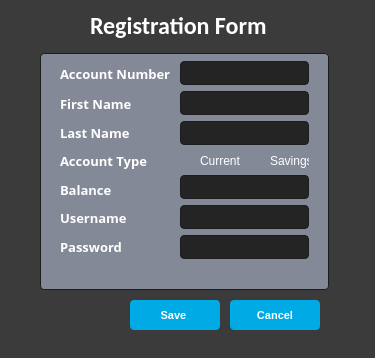
<?xml version="1.0" encoding="UTF-8"?>
<ui version="4.0">
 <class>newClient</class>
 <widget class="QDialog" name="newClient">
  <property name="geometry">
   <rect>
    <x>0</x>
    <y>0</y>
    <width>375</width>
    <height>358</height>
   </rect>
  </property>
  <property name="maximumSize">
   <size>
    <width>16777215</width>
    <height>16777215</height>
   </size>
  </property>
  <property name="font">
   <font>
    <family>MS Sans Serif</family>
    <pointsize>10</pointsize>
   </font>
  </property>
  <property name="windowTitle">
   <string>Registration for New Customers </string>
  </property>
  <property name="styleSheet">
   <string notr="true">QWidget
{
    background-color:	#3b3b3b;

	color: #fff;
	selection-background-color: #fff;
	selection-color: #000;

}


/*-----QLabel-----*/
QLabel
{
	background-color: transparent;
	color: #fff;

}


/*-----QPushButton-----*/
QPushButton
{
	background-color: #00aae4;
	color: #fff;
	min-width: 80px;
	border-radius: 4px;
	padding: 5px;

}



QPushButton::hover
{
	background-color: #0486b2;
	border: 1px solid #0486b2;

}



/*-----QLineEdit-----*/
QLineEdit
{
	background-color: #242424;
	color : #fff;
	border: 1px solid #1d1d1d;
	padding: 3px;
	padding-left: 5px;
	border-radius: 4px;
   font-weight: bold;
}

/*-----QRadioButton-----*/
QRadioButton 
{
	color: #fff;
	background-color: transparent;

}


QRadioButton::indicator::unchecked:hover 
{
	background-color: #d3d3d3;
	border: 2px solid #002b2b;
	border-radius: 6px;
}


QRadioButton::indicator::checked 
{
	border: 2px solid  #d3d3d3;
	border-radius: 6px;
	background-color:  #0486b2;  
	width: 9px; 
	height: 9px; 

}





</string>
  </property>
  <widget class="QLabel" name="welcome_label">
   <property name="geometry">
    <rect>
     <x>90</x>
     <y>10</y>
     <width>181</width>
     <height>31</height>
    </rect>
   </property>
   <property name="font">
    <font>
     <family>Calibri</family>
     <pointsize>18</pointsize>
     <weight>75</weight>
     <italic>false</italic>
     <bold>true</bold>
    </font>
   </property>
   <property name="styleSheet">
    <string notr="true"/>
   </property>
   <property name="text">
    <string>Registration Form</string>
   </property>
  </widget>
  <widget class="QPushButton" name="cancel">
   <property name="geometry">
    <rect>
     <x>230</x>
     <y>300</y>
     <width>90</width>
     <height>30</height>
    </rect>
   </property>
   <property name="font">
    <font>
     <family>MS Sans Serif</family>
     <pointsize>8</pointsize>
     <weight>75</weight>
     <bold>true</bold>
    </font>
   </property>
   <property name="cursor">
    <cursorShape>PointingHandCursor</cursorShape>
   </property>
   <property name="text">
    <string>Cancel</string>
   </property>
  </widget>
  <widget class="QPushButton" name="newAccount_Save">
   <property name="geometry">
    <rect>
     <x>130</x>
     <y>300</y>
     <width>90</width>
     <height>30</height>
    </rect>
   </property>
   <property name="font">
    <font>
     <family>MS Sans Serif</family>
     <pointsize>8</pointsize>
     <weight>75</weight>
     <bold>true</bold>
    </font>
   </property>
   <property name="cursor">
    <cursorShape>PointingHandCursor</cursorShape>
   </property>
   <property name="text">
    <string>Save </string>
   </property>
  </widget>
  <widget class="QGroupBox" name="groupBox">
   <property name="geometry">
    <rect>
     <x>40</x>
     <y>30</y>
     <width>289</width>
     <height>260</height>
    </rect>
   </property>
   <property name="styleSheet">
    <string notr="true">QGroupBox 
{
   background-color:#838996;
    border: 1px solid;
    border-color: #1d1d1d;
	border-radius: 4px;
    margin-top: 23px;

}</string>
   </property>
   <property name="title">
    <string/>
   </property>
   <widget class="QLineEdit" name="firstname">
    <property name="geometry">
     <rect>
      <x>140</x>
      <y>61</y>
      <width>129</width>
      <height>24</height>
     </rect>
    </property>
    <property name="font">
     <font>
      <pointsize>10</pointsize>
      <weight>75</weight>
      <bold>true</bold>
     </font>
    </property>
   </widget>
   <widget class="QLineEdit" name="lastname">
    <property name="geometry">
     <rect>
      <x>140</x>
      <y>91</y>
      <width>129</width>
      <height>24</height>
     </rect>
    </property>
    <property name="font">
     <font>
      <pointsize>10</pointsize>
      <weight>75</weight>
      <bold>true</bold>
     </font>
    </property>
   </widget>
   <widget class="QLineEdit" name="accNum">
    <property name="geometry">
     <rect>
      <x>140</x>
      <y>31</y>
      <width>129</width>
      <height>24</height>
     </rect>
    </property>
    <property name="font">
     <font>
      <pointsize>10</pointsize>
      <weight>75</weight>
      <bold>true</bold>
     </font>
    </property>
    <property name="text">
     <string/>
    </property>
    <property name="readOnly">
     <bool>true</bool>
    </property>
   </widget>
   <widget class="QLineEdit" name="newUsername">
    <property name="geometry">
     <rect>
      <x>140</x>
      <y>175</y>
      <width>129</width>
      <height>24</height>
     </rect>
    </property>
    <property name="font">
     <font>
      <pointsize>10</pointsize>
      <weight>75</weight>
      <bold>true</bold>
     </font>
    </property>
   </widget>
   <widget class="QLineEdit" name="newPassword">
    <property name="geometry">
     <rect>
      <x>140</x>
      <y>205</y>
      <width>129</width>
      <height>24</height>
     </rect>
    </property>
    <property name="font">
     <font>
      <pointsize>10</pointsize>
      <weight>75</weight>
      <bold>true</bold>
     </font>
    </property>
   </widget>
   <widget class="QRadioButton" name="current">
    <property name="geometry">
     <rect>
      <x>140</x>
      <y>123</y>
      <width>60</width>
      <height>16</height>
     </rect>
    </property>
    <property name="font">
     <font>
      <pointsize>9</pointsize>
     </font>
    </property>
    <property name="text">
     <string>Current</string>
    </property>
   </widget>
   <widget class="QRadioButton" name="saving">
    <property name="geometry">
     <rect>
      <x>210</x>
      <y>123</y>
      <width>59</width>
      <height>16</height>
     </rect>
    </property>
    <property name="font">
     <font>
      <pointsize>9</pointsize>
     </font>
    </property>
    <property name="text">
     <string>Savings</string>
    </property>
   </widget>
   <widget class="QLineEdit" name="balance">
    <property name="geometry">
     <rect>
      <x>140</x>
      <y>145</y>
      <width>129</width>
      <height>24</height>
     </rect>
    </property>
    <property name="font">
     <font>
      <pointsize>10</pointsize>
      <weight>75</weight>
      <bold>true</bold>
     </font>
    </property>
    <property name="inputMethodHints">
     <set>Qt::ImhDigitsOnly</set>
    </property>
   </widget>
   <widget class="QLabel" name="label">
    <property name="geometry">
     <rect>
      <x>20</x>
      <y>33</y>
      <width>151</width>
      <height>21</height>
     </rect>
    </property>
    <property name="font">
     <font>
      <family>Open Sans</family>
      <pointsize>10</pointsize>
      <weight>75</weight>
      <bold>true</bold>
     </font>
    </property>
    <property name="styleSheet">
     <string notr="true">QLabel{
 background-color:#838996;
}</string>
    </property>
    <property name="text">
     <string>Account Number         </string>
    </property>
   </widget>
   <widget class="QLabel" name="label_3">
    <property name="geometry">
     <rect>
      <x>20</x>
      <y>63</y>
      <width>92</width>
      <height>21</height>
     </rect>
    </property>
    <property name="font">
     <font>
      <family>Open Sans</family>
      <pointsize>10</pointsize>
      <weight>75</weight>
      <bold>true</bold>
     </font>
    </property>
    <property name="styleSheet">
     <string notr="true">QLabel{
 background-color:#838996;
}</string>
    </property>
    <property name="text">
     <string>First Name</string>
    </property>
   </widget>
   <widget class="QLabel" name="label_4">
    <property name="geometry">
     <rect>
      <x>20</x>
      <y>92</y>
      <width>90</width>
      <height>21</height>
     </rect>
    </property>
    <property name="font">
     <font>
      <family>Open Sans</family>
      <pointsize>10</pointsize>
      <weight>75</weight>
      <bold>true</bold>
     </font>
    </property>
    <property name="styleSheet">
     <string notr="true">QLabel{
 background-color:#838996;
}</string>
    </property>
    <property name="text">
     <string>Last Name</string>
    </property>
   </widget>
   <widget class="QLabel" name="label_5">
    <property name="geometry">
     <rect>
      <x>20</x>
      <y>120</y>
      <width>121</width>
      <height>21</height>
     </rect>
    </property>
    <property name="font">
     <font>
      <family>Open Sans</family>
      <pointsize>10</pointsize>
      <weight>75</weight>
      <bold>true</bold>
     </font>
    </property>
    <property name="styleSheet">
     <string notr="true">QLabel{
 background-color:#838996;
}</string>
    </property>
    <property name="text">
     <string>Account Type </string>
    </property>
   </widget>
   <widget class="QLabel" name="label_6">
    <property name="geometry">
     <rect>
      <x>20</x>
      <y>149</y>
      <width>72</width>
      <height>21</height>
     </rect>
    </property>
    <property name="font">
     <font>
      <family>Open Sans</family>
      <pointsize>10</pointsize>
      <weight>75</weight>
      <bold>true</bold>
     </font>
    </property>
    <property name="styleSheet">
     <string notr="true">QLabel{
 background-color:#838996;
}</string>
    </property>
    <property name="text">
     <string>Balance </string>
    </property>
   </widget>
   <widget class="QLabel" name="label_8">
    <property name="geometry">
     <rect>
      <x>20</x>
      <y>177</y>
      <width>86</width>
      <height>21</height>
     </rect>
    </property>
    <property name="font">
     <font>
      <family>Open Sans</family>
      <pointsize>10</pointsize>
      <weight>75</weight>
      <bold>true</bold>
     </font>
    </property>
    <property name="styleSheet">
     <string notr="true">QLabel{
 background-color:#838996;
}</string>
    </property>
    <property name="text">
     <string>Username</string>
    </property>
   </widget>
   <widget class="QLabel" name="label_7">
    <property name="geometry">
     <rect>
      <x>20</x>
      <y>206</y>
      <width>83</width>
      <height>21</height>
     </rect>
    </property>
    <property name="font">
     <font>
      <family>Open Sans</family>
      <pointsize>10</pointsize>
      <weight>75</weight>
      <bold>true</bold>
     </font>
    </property>
    <property name="styleSheet">
     <string notr="true">QLabel{
 background-color:#838996;
}</string>
    </property>
    <property name="text">
     <string>Password</string>
    </property>
   </widget>
   <zorder>label_3</zorder>
   <zorder>label_4</zorder>
   <zorder>label_5</zorder>
   <zorder>label_6</zorder>
   <zorder>label_8</zorder>
   <zorder>label_7</zorder>
   <zorder>label</zorder>
   <zorder>firstname</zorder>
   <zorder>lastname</zorder>
   <zorder>accNum</zorder>
   <zorder>newUsername</zorder>
   <zorder>newPassword</zorder>
   <zorder>current</zorder>
   <zorder>saving</zorder>
   <zorder>balance</zorder>
  </widget>
 </widget>
 <resources/>
 <connections/>
</ui>
